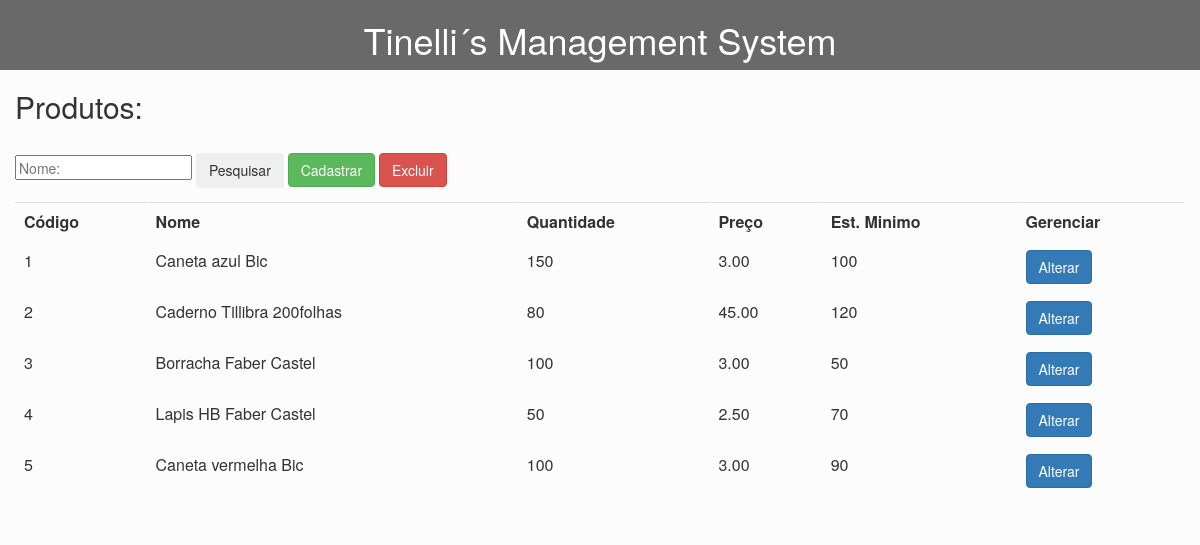
Page /industria/front/produtos.php on the committed database.
### tables this page shows
CREATE TABLE IF NOT EXISTS `produtos` (
  `cod` int(5) NOT NULL AUTO_INCREMENT,
  `nome` varchar(50) NOT NULL,
  `quantidade` int(5) NOT NULL,
  `preco` float(8,2) NOT NULL,
  `estoquemin` int(11) NOT NULL,
  PRIMARY KEY (`cod`)
);

### industria/front/produtos.php (the view, shortened to what this page needs)
<html>
<head>
    <link rel="stylesheet" href="https://maxcdn.bootstrapcdn.com/bootstrap/3.3.7/css/bootstrap.min.css">
    <link rel="stylesheet" href="css/styles.css">
</head>
<body>
    <header>
        <h1><a href='menu.html'>Tinelli´s Management System</a></h1>
    </header>
                            <?php
                        $consulta = "select cod,nome,quantidade,preco,estoquemin from produtos";
                        $resultado = mysql_query($consulta);
                        while ($dados = mysql_fetch_array($resultado))
                        {
                            $strdados = $dados['cod'] . "*" .  $dados['nome'] . "*" . $dados['quantidade'] . "*" . $dados['preco'] . "*" . $dados['estoquemin'];
                        ?>
                            <?php
                            }
                        ?>
    <div class="container">
        <div class="row">
            <h2>Produtos: </h2><br>
            <form action="produtos.php" method="POST">
                <input type="text" name="nome" placeholder="Nome:" class="span4"
                    style="margin-bottom: -2px; height: 25px;">
                <button type="submit" name="pesquisar" class="btn btn-large" style="height: 35px;">Pesquisar</button>
                <a href="#myModalCadastrar">
                    <button type="button" name="cadastrar" class="btn btn-success btn-large" data-toggle="modal"
                        data-target="#myModalCadastrar">Cadastrar</button>
                </a>
                <a href="#myModalExcluir" onclick="obterDadosModal('<?php echo $strdados ?>')">
                    <button type='button' id='excluir' name='excluir' class='btn btn-danger' data-toggle='modal'
                        data-target='#myModalExcluir'>Excluir</button>
                </a>
            </form>
            <table border="1px" bordercolor="#FCFCFC" class="table ">
                <tr>
                    <td><b>Código</b></td>
                    <td><b>Nome</b></td>
                    <td><b>Quantidade</b></td>
                    <td><b>Preço</b></td>
                    <td><b>Est. Minimo</b></td>
                    <td><b>Gerenciar</b></td>
                </tr>
                <?php
                if (isset($_POST['pesquisar']))
                {
                   $nome   = strtoupper($_POST['nome']);
                   $consulta = "select cod,nome,quantidade,preco, estoquemin from produtos
                                where UPPER(nome) like '%$nome%'";
                   $resultado = mysql_query($consulta);
                }
                else
                {
                    $consulta = "select cod,nome,quantidade,preco, estoquemin from produtos";
                    $resultado = mysql_query($consulta);
                }
                while ($dados = mysql_fetch_array($resultado))
                {
                    $strdados = $dados['cod'] . "*" .  $dados['nome'] . "*" . $dados['quantidade'] . "*" . $dados['preco'] . "*" . $dados['estoquemin'];
                ?>
                <tr>
                    <td>
                        <?php echo $dados['cod']; ?>
                    </td>
                    <td>
                        <?php echo $dados['nome']; ?>
                    </td>
                    <td>
                        <?php echo $dados['quantidade']; ?>
                    </td>
                    <td>
                        <?php echo $dados['preco']; ?>
                    </td>
                    <td>
                        <?php echo $dados['estoquemin']; ?>
                    </td>
                    <td>
                        <a href="#myModalAlterar" onclick="obterDadosModal('<?php echo $strdados ?>')">
                            <button type='button' id='alterar' name='alterar' class='btn btn-primary'
                                data-toggle='modal' data-target='#myModalAlterar'>Alterar</button>
                        </a>
                    </td>
                </tr>
                <?php
                }
                ?>
            </table>
        </div>
    </div>
</body>
</html>

### industria/front/css/styles.css (style rules this page uses)
body { background-color: #FCFCFC; margin: 0; padding: 0; }
header { display: flex; background-color: dimgray; align-items: center; justify-content: center; width: 100%; }
header h1 { display: flex; background-color: dimgray; color: white; }
a:link , a:visited, a:hover, a:active { color: white; text-decoration: none; }

### rows in the picture
produtos: cod "1", nome "Caneta azul Bic", quantidade "150", preco "3.00", estoquemin "100"
produtos: cod "2", nome "Caderno Tillibra 200folhas", quantidade "80", preco "45.00", estoquemin "120"
produtos: cod "3", nome "Borracha Faber Castel", quantidade "100", preco "3.00", estoquemin "50"
produtos: cod "4", nome "Lapis HB Faber Castel", quantidade "50", preco "2.50", estoquemin "70"
produtos: cod "5", nome "Caneta vermelha Bic", quantidade "100", preco "3.00", estoquemin "90"
